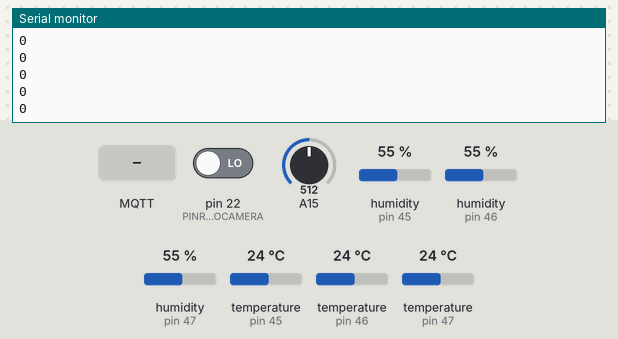
This sketch was run on a simulated Arduino Mega 2560, built with avr-gcc and run on an emulated ATmega2560. Parts: the last lines printed to the serial monitor. The inputs (shaded band) are chosen by the test bench; at power-on: pin 22 (PINRITORNOCAMERA) LOW, A15 = 512, humidity (sensors on pin 45, pin 46, pin 47) 55 %, temperature (sensors on pin 45, pin 46, pin 47) 24 °C. WiFi joins after 1.5 s; servers stay silent unless stated; no MQTT or app messages arrive unless stated.

Above: at 2.7 s.
2.8 s: MQTT message "5" arrives on the first subscribed topic
At 2.84 s:
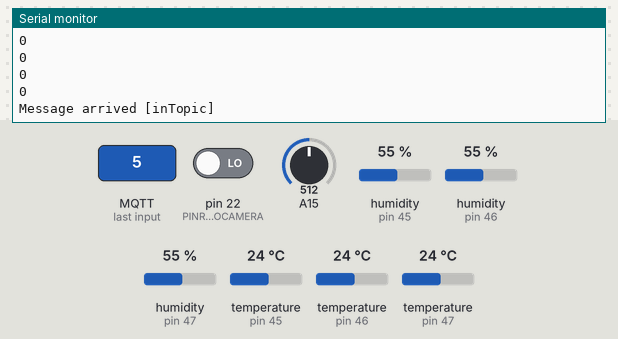
4.3 s: pin 22 (PINRITORNOCAMERA) driven HIGH
At 4.5 s:
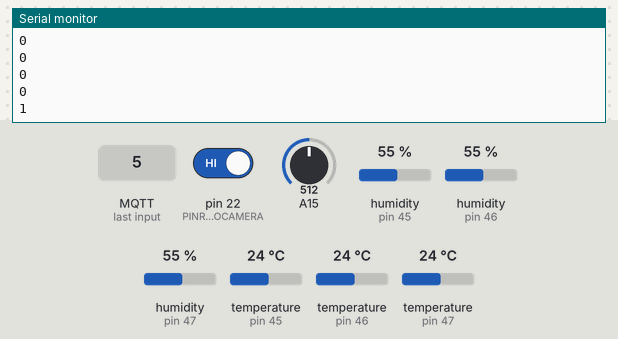

The sketch:

domotica_casa.ino
```cpp
#include <Adafruit_Sensor.h>
#include <DHT.h>
#include <DHT_U.h>
#include <SPI.h>
#include <Ethernet.h>
#include <PubSubClient.h>

//DEFINIZIONE VARIABILI LUMINOSITA'
int lux_camera = 0;

//DEFINIZIONE VARIABILI AUTO MODE LUX
int autolux_camera=0;

//DEFINIZIONE ZONE E PIN
#define PINCAMERA 45
#define PINBAGNONOTTE 46
#define PINBAGNO 47
#define PINPRANZO 48
#define PINSALONE 49
#define PINCUCINA 50
#define PINESTERNA 51
#define PINSCALE 52


//DEFINIZIONE RITORNI CONTROLLO LUCI
int PINRITORNOCAMERA = 22;


//DEFINIZIONE ZONE LUCE

//DEFINIZIONE TIPOLOGIA SENSORE
#define DHTTYPE    DHT11     // DHT 11

// Update these with values suitable for your network.
byte mac[]= { 0xDE, 0xED, 0xBA, 0xFE, 0xFE, 0xED };
IPAddress ip(192, 168, 1, 100);
IPAddress server(192, 168, 1, 12);


//INIZIALIZZARE ETHERNET CLIENT
EthernetClient ethClient;
PubSubClient client(ethClient);
/////////////////////////////////////////////////

DHT_Unified dhtcamera(PINCAMERA, DHTTYPE);
DHT_Unified dhtnottebagno(PINBAGNONOTTE, DHTTYPE);
DHT_Unified dhtbagno(PINBAGNO, DHTTYPE);
DHT_Unified dhtpranzo(PINPRANZO, DHTTYPE);
DHT_Unified dhtsalone(PINSALONE, DHTTYPE);
DHT_Unified dhtcucina(PINCUCINA, DHTTYPE);
DHT_Unified dhtesterna(PINESTERNA, DHTTYPE);
DHT_Unified dhtscale(PINSCALE, DHTTYPE);
//DHT_Unified dhtc(PIN_NON_UTILIZZATO, DHTTYPE);

void setup() {
  Serial.begin(9600);

  //INIZIALIZZAZIONE DHT11
  dhtcamera.begin();
  dhtbagno.begin();
  dhtcamera.begin();
  dhtnottebagno.begin();
  sensor_t sensor;

  //INIZIALIZZAZIONE RITORNI LUCE
  pinMode(PINRITORNOCAMERA, INPUT);

  //INIZIALIZZAZIONE MQTT CLIENT
  client.setServer(server, 1883);
  client.setCallback(callback);

  Ethernet.begin(mac, ip);
  // Allow the hardware to sort itself out
  delay(1500);

}
uint32_t delayMS;


void callback(char* topic, byte* payload, unsigned int length) {
  Serial.print("Message arrived [");
  Serial.print(topic);
  Serial.print("] ");

  if(topic ="luce_camera"){
    String str_lux="";
      for (int i=0;i<length;i++) {
        str_lux=str_lux+(char)payload[i];
      }
    lux_camera=str_lux.toInt();
  }


  Serial.println();
}

void reconnect() {
  // Loop until we're reconnected
  while (!client.connected()) {
    Serial.print("Attempting MQTT connection...");
    // Attempt to connect
    if (client.connect("arduinoClient")) {
      Serial.println("connected");
      // Once connected, publish an announcement...
      client.publish("outTopic","hello world");
      // ... and resubscribe
      client.subscribe("inTopic");
    } else {
      Serial.print("failed, rc=");
      Serial.print(client.state());
      Serial.println(" try again in 5 seconds");
      // Wait 5 seconds before retrying
      delay(5000);
    }
  }
}

void loop() {
  String valore ="";
  char valore_send[5];

  delay(100);

  sensors_event_t event;


  if (!client.connected()) {
    reconnect();
  }
  client.loop();
//////////////////////////////////////////////////////
//////////////////BAGNO GIORNO
/////////////////////////////////////////////////////
  dhtbagno.temperature().getEvent(&event);
   valore=String(event.temperature)+"°C";
   //Serial.println(valore);
   valore.toCharArray(valore_send,5);
   client.publish("temp_bagno", valore_send);

  dhtbagno.humidity().getEvent(&event);
   valore=String(event.relative_humidity);
   //Serial.println(valore);
   valore.toCharArray(valore_send,5);
   client.publish("um_bagno", valore_send);
//////////////////////////////////////////////////////
//////////////////BAGNO NOTTE
/////////////////////////////////////////////////////
  dhtnottebagno.temperature().getEvent(&event);
   valore=String(event.temperature)+"°C";
   //Serial.println(valore);
   valore.toCharArray(valore_send,5);
   client.publish("notte_temp_bagno", valore_send);

  dhtnottebagno.humidity().getEvent(&event);
   valore=String(event.relative_humidity);
   //Serial.println(valore);
   valore.toCharArray(valore_send,5);
   client.publish("notte_um_bagno", valore_send);
//////////////////////////////////////////////////////
//////////////////CAMERA
/////////////////////////////////////////////////////
  dhtcamera.temperature().getEvent(&event);
   valore=String(event.temperature)+"°C";
   //Serial.println(valore);
   valore.toCharArray(valore_send,5);
   client.publish("temp_camera", valore_send);

  dhtcamera.humidity().getEvent(&event);
   valore=String(event.relative_humidity);
   //Serial.println(valore);
   valore.toCharArray(valore_send,5);
   client.publish("um_camera", valore_send);


//client.subscribe("temp_camera");
//client.subscribe("notte_um_bagno");
//client.subscribe("temp_bagno");
client.subscribe("luce_camera");
//client.subscribe("notte_um_bagno");
//client.subscribe("notte_temp_bagno");
//client.subscribe("um_bagno");

Serial.println(digitalRead(PINRITORNOCAMERA));


/////////////////////////////////////////////////////////
////////////CONTROLLO LUCI
////////////////////////////////////////////////////////

int v = analogRead(A15);
//Serial.println(v);

}
```

Measured:
- after the input at 2.8 s, the serial monitor: prints a new line at once (image 1)
- after the input at 4.3 s, the serial monitor: prints a new line after 0.08 s (image 2)
